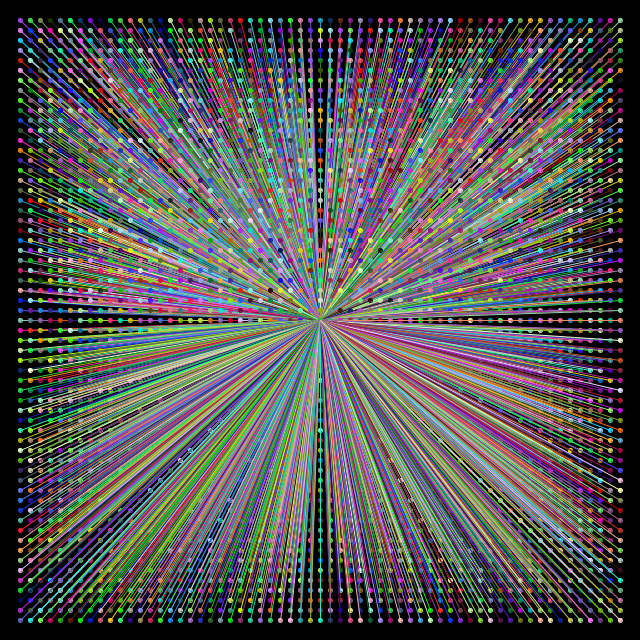
Frame 1 (no input)
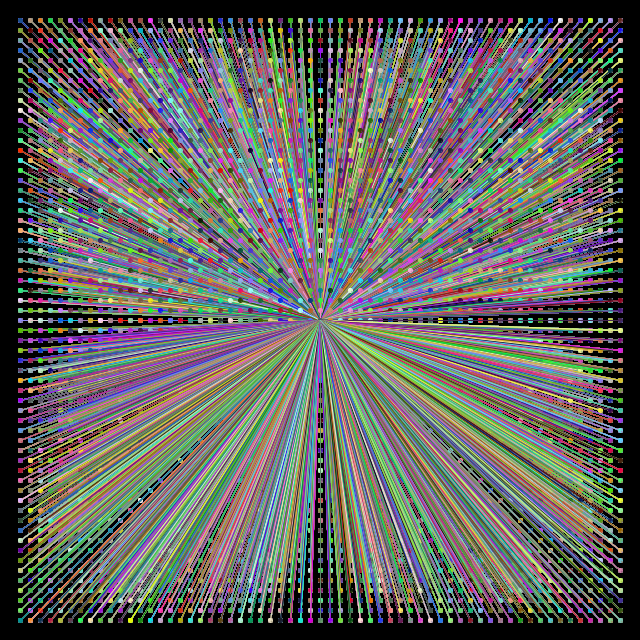
Frame 60 (the mouse pressed at the canvas centre just before this capture)
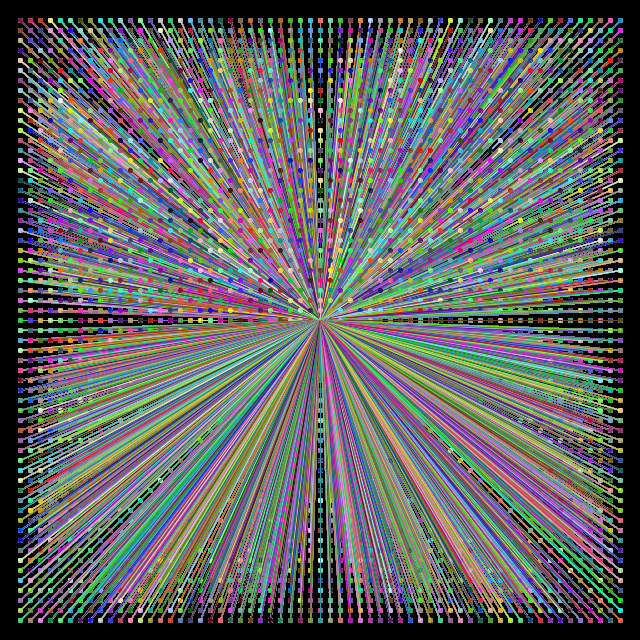
Frame 120 (the mouse held since frame 60 and released just before this capture)

The Processing sketch that drew these frames (run headless with seeded random() and noise(); from frame 60 on, the mouse is pressed at the canvas centre):

// Processing sketch: sketch_170317_for3
// ── sketch_170317_for3.pde
/**************************************************
関数説明　------------------------------------------
１．Window
・size(x, y)　…　Windowの描写

２．図形
・point(x, y)　…　点（位置指定）
・line(x1, y1, x2, y2)　…　線（始終点指定)
・rect(x, y, width, height)　…　長方形（x,y,幅,高さ）
・triangle(x1, y1, x2, y2, x3, y3)　…　三角形（3点指定）
・quad(x1, y1, x2, y2, x3, y3, x4, y4)　…　四角形（4点指定）
・ellipse(x, y, width, height)　…　円（x,y,幅,高さ)
・arc(x, y, width, height, 始点角度, 終点角度)　…　円（x,y,幅,高さ,始点角度,終点角度）

３．線・角の種類
・strokeWeight(size)　…　線の太さ
・strokeCap(type)　…　端の種類を指定
　　　SQUARE　…　直角の端
　　　PROJECT　…　突き出た端
　　　ROUND　…　丸い端
・strokeJoin(type)　…　角の種類を指定
　　　ROUND　…　丸い角
　　　BEVEL　…　斜めの角
　　　MITER　…　直角

４．描写モード
・描写関数 + Mode(type)　…　描写モードの指定
　以下は円の場合の例
　　　ellipseMode(CORNER)　…　描写の基準点を角にする
　※モードは種類が多いのでリファレンス参照とのこと。

５．色
・background(r,g,b)　…　背景色
・fill(r,g,b,transparency)　…　図形内の色
・stroke(r,g,b,transparency)　…　線の色
・noFill()　…　図形の塗りつぶしをしない
・noStroke()　…　線を描写しない

６．図形の生成
・beginShape()　…　図形描写の開始合図
・endShape(type)　…　図形描写の終了合図
　　　指定なし　…　図形を閉じない
　　　CLOSE　…　図形を閉じる
・vertex(x,y)　…　図形描写するための各点を指定
**************************************************/

void setup() {
  /* 初期処理 */
  size(640, 640);             // Window を描写
  background(0);              // 背景色
  //fill(255);                  // 図の塗りつぶしを白に
  //stroke(102);                // 線なし
}

void draw() {
  for (int y = 20; y <= height -20; y += 10) {
    for (int x = 20; x <= width -20; x+= 10) {
      float r = random(255);
      float g = random(255);
      float b = random(255);
      
      // 線を描写
      //stroke(x - 20, y - 20, (x + y) * 0.3 - 20);
      stroke(r, g, b);
      line(x, y, 320, 320);
      // 円を描写
      fill(r, g, b);
      ellipse(x, y, 4, 4);
    }
  }
}
